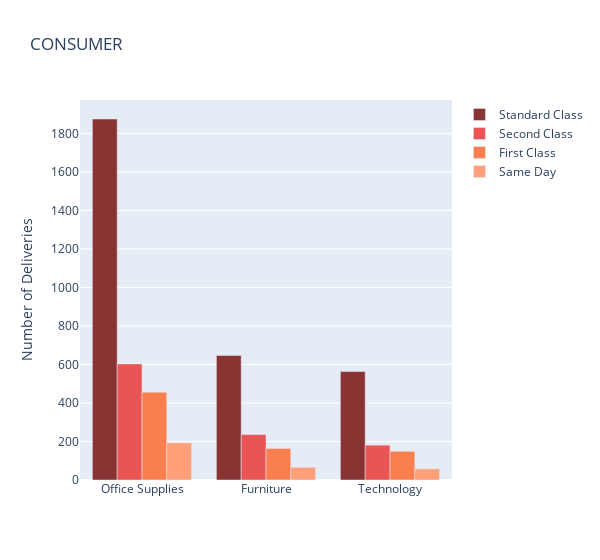

Notebook source saved alongside this figure:
### Markdown cell above
### From the plots, we can observe that:

- Tables and Bookcases are the businesses where the company is losing most of its money.

- Machine segment makes the least profit whereas the Technology segment makes the most profits for the company.

- Furniture is a segment where the company is barely making any considerable profit. This ought to have something to do with the Shipping expenses for the Furniture items

### Code cell
# We now look at the various shipping modes and the roles they play

ship_segment = Df.groupby(['Segment'])
segment_list = Df.Segment.value_counts().index
cat_list = Df.Category.value_counts().index

for segment in segment_list:
    seg_shipping = ship_segment.get_group(segment)
    standard, second, first, same = [], [], [], []
    for cat in cat_list:
        count = seg_shipping.groupby(['Category']).get_group(cat)['Ship Mode'].value_counts()
        standard.append(count[0]), second.append(count[1]), first.append(count[2]), same.append(count[3])
        
        fig = go.Figure()
    fig.add_trace(go.Bar(x = cat_list,y = standard,name='Standard Class',marker_color='rgb(137,51,51)'
                        ))
    fig.add_trace(go.Bar(x = cat_list,y = second,name='Second Class',marker_color='rgb(234,84,84)'
                        ))
    fig.add_trace(go.Bar(x = cat_list,y = first,name='First Class',marker_color='rgb(250,127,78)'
                        ))
    fig.add_trace(go.Bar(x = cat_list,y = same,name='Same Day',marker_color='lightsalmon'
                        ))

    fig.update_layout(
        barmode ='group',
        width = 600,
        title = segment.upper(),
        yaxis = dict(title = 'Number of Deliveries'))
    fig.show()

### Figure 1 — Plotly figure (JSON) as saved in the notebook; plotly's stock layout.template omitted (floating-point values rounded to 4 significant figures)
{"data": [{"marker": {"color": "rgb(137,51,51)"}, "name": "Standard Class", "type": "bar", "x": ["Office Supplies", "Furniture", "Technology"], "y": [1875, 647, 563]}, {"marker": {"color": "rgb(234,84,84)"}, "name": "Second Class", "type": "bar", "x": ["Office Supplies", "Furniture", "Technology"], "y": [603, 236, 181]}, {"marker": {"color": "rgb(250,127,78)"}, "name": "First Class", "type": "bar", "x": ["Office Supplies", "Furniture", "Technology"], "y": [456, 164, 149]}, {"marker": {"color": "lightsalmon"}, "name": "Same Day", "type": "bar", "x": ["Office Supplies", "Furniture", "Technology"], "y": [193, 66, 58]}], "layout": {"barmode": "group", "title": {"text": "CONSUMER"}, "width": 600, "yaxis": {"title": {"text": "Number of Deliveries"}}}}
